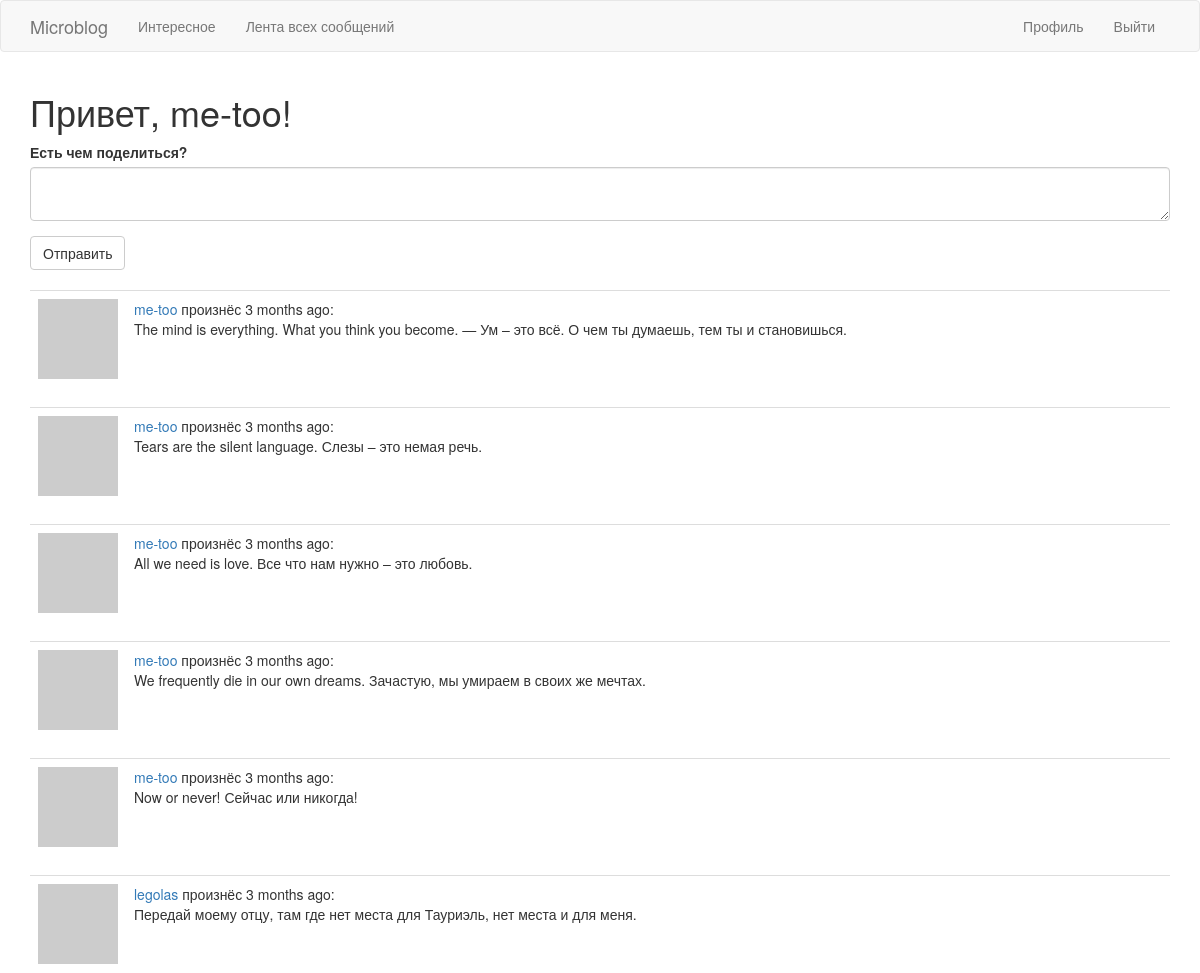
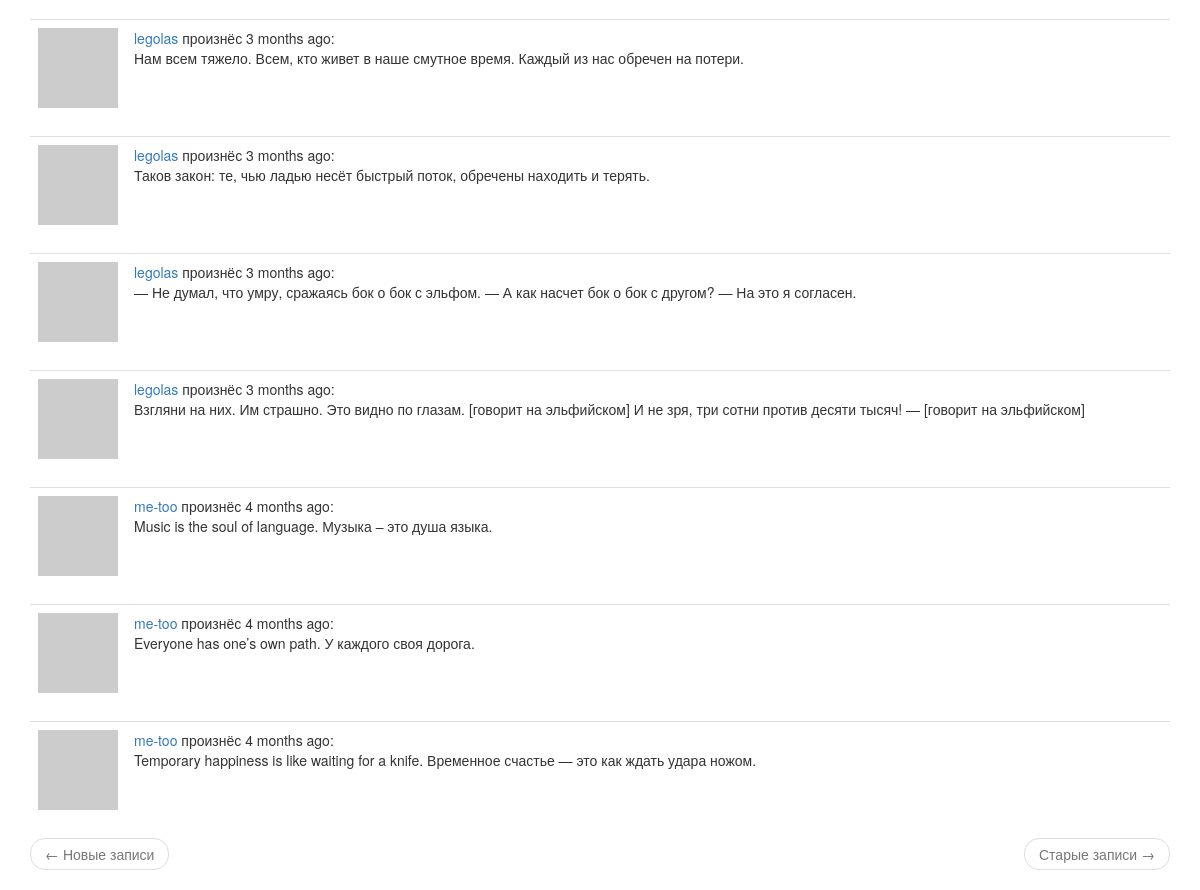
The page /index (signed in) on the database its author committed (2 pictures, top to bottom).
### app/models.py (models this page shows, shortened)
class User(UserMixin, db.Model):
	id = db.Column(db.Integer, primary_key=True)
	username = db.Column(db.String(64), index=True, unique=True)
	email = db.Column(db.String(120), index=True, unique=True)
	password_hash = db.Column(db.String(128))
	posts = db.relationship('Post', backref='author', lazy='dynamic')
	about_me = db.Column(db.String(140))
	last_seen = db.Column(db.DateTime, default=datetime.utcnow)
	followed = db.relationship(
		'User',
		secondary=followers,
		primaryjoin=(followers.c.follower_id == id),
		secondaryjoin=(followers.c.followed_id == id),
		backref=db.backref('followers', lazy='dynamic'),
		lazy='dynamic'
	)
	def avatar(self, size):
		digest = md5(self.email.lower().encode('utf-8')).hexdigest()
		return 'https://www.gravatar.com/avatar/{}?d=identicon&s={}'.format(digest, size)
	def followed_posts(self):
		followed = Post.query.join(
			followers,
			(followers.c.followed_id == Post.user_id)).filter(
				followers.c.follower_id == self.id
			)
		own = Post.query.filter_by(user_id=self.id)
		return followed.union(own).order_by(Post.timestamp.desc())

class Post(db.Model):
	id = db.Column(db.Integer, primary_key=True)
	body = db.Column(db.String(140))
	timestamp = db.Column(db.DateTime, index=True, default=datetime.utcnow)
	user_id = db.Column(db.Integer, db.ForeignKey('user.id'))

### app/routes.py (the view)
@app.route('/', methods=['GET', 'POST'])
@app.route('/index', methods=['GET', 'POST'])
@login_required
def index():
    form = PostForm()
    if form.validate_on_submit():
    	post = Post(body=form.post.data, author=current_user)
    	db.session.add(post)
    	db.session.commit()
    	flash('Ваша мысль материализовалась!')
    	return redirect(url_for('index'))
    page = request.args.get('page', 1, type=int)
    posts = current_user.followed_posts().paginate(
    	page=page,
    	per_page=app.config['POSTS_PER_PAGE'],
    	error_out=False
    )
    next_url = url_for('index', page=posts.next_num) \
    	if posts.has_next else None
    prev_url = url_for('index', page=posts.prev_num) \
    	if posts.has_prev else None
    return render_template('index.html',
    	title='Iндекс',
    	posts=posts.items,
    	form=form,
    	next_url=next_url,
    	prev_url=prev_url)

### app/forms.py
class PostForm(FlaskForm):
	post = TextAreaField('Есть чем поделиться?',
		validators=[DataRequired(), Length(min=1, max=140)])
	submit = SubmitField('Отправить')

### app/models.py (called while the page is built)
@login.user_loader
def load_user(id):
	return User.query.get(int(id))

### app/routes.py (called while the page is built)
@app.before_request
def before_request():
	if current_user.is_authenticated:
		current_user.last_seen = datetime.utcnow()
		db.session.commit()

### app/templates/index.html
{% extends "base.html" %}
{% import 'bootstrap/wtf.html' as wtf %}
{% block app_content %}
    {% if current_user.is_anonymous %}
    <h1>Привет, Anonymous!</h1>
    {% else %}
    <h1>Привет, {{ current_user.username }}!</h1>
    {% endif %}
    {% if form %}
    {{ wtf.quick_form(form) }}
    <br>
    {% endif %}
    {% for post in posts %}
        {% include '_post.html' %}
    {% endfor %}
    <nav aria-label="...">
        <ul class="pager">
            <li class="previous{% if not prev_url %} disabled{% endif %}">
                <a href="{{ prev_url or '#' }}">
                    <span aria-hidden="true">&larr;</span> Новые записи
                </a>
            </li>
            <li class="next{% if not next_url %} disabled{% endif %}">
                <a href="{{ next_url or '#' }}">
                    Старые записи <span aria-hidden="true">&rarr;</span>
                </a>
            </li>
        </ul>
    </nav>
{% endblock %}

### app/templates/_post.html
    <table class="table table-hover">
        <tr>
            <td width="70px">
                <a href="{{ url_for('user', username=post.author.username) }}">
                    <img src="{{ post.author.avatar(70) }}" />
                </a>
            </td>
            <td>
                <a href="{{ url_for('user', username=post.author.username) }}">
                    {{ post.author.username }}
                </a>
                произнёс {{ moment(post.timestamp).fromNow() }}:
                <br>
                {{ post.body }}
            </td>
        </tr>
    </table>

### rows shown on the page
User: username "me-too"
Post: author.username "me-too", timestamp "3 months ago", body "The mind is everything. What you think you become. — Ум – это всё. О чем ты думаешь, тем ты и становишься."
Post: author.username "me-too", timestamp "3 months ago", body "Tears are the silent language. Слезы – это немая речь."
Post: author.username "me-too", timestamp "3 months ago", body "All we need is love. Все что нам нужно – это любовь."
Post: author.username "me-too", timestamp "3 months ago", body "We frequently die in our own dreams. Зачастую, мы умираем в своих же мечтах."
Post: author.username "me-too", timestamp "3 months ago", body "Now or never! Сейчас или никогда!"
Post: author.username "legolas", timestamp "3 months ago", body "Передай моему отцу, там где нет места для Тауриэль, нет места и для меня."
Post: author.username "legolas", timestamp "3 months ago", body "Нам всем тяжело. Всем, кто живет в наше смутное время. Каждый из нас обречен на потери."
Post: author.username "legolas", timestamp "3 months ago", body "Таков закон: те, чью ладью несёт быстрый поток, обречены находить и терять."
Post: author.username "legolas", timestamp "3 months ago", body "— Не думал, что умру, сражаясь бок о бок с эльфом. — А как насчет бок о бок с другом? — На это я согласен."
Post: author.username "legolas", timestamp "3 months ago", body "Взгляни на них. Им страшно. Это видно по глазам. [говорит на эльфийском] И не зря, три сотни против десяти тысяч! — [говорит на эльфийском]"
Post: author.username "me-too", timestamp "4 months ago", body "Music is the soul of language. Музыка – это душа языка."
Post: author.username "me-too", timestamp "4 months ago", body "Everyone has one’s own path. У каждого своя дорога."
Post: author.username "me-too", timestamp "4 months ago", body "Temporary happiness is like waiting for a knife. Временное счастье — это как ждать удара ножом."
